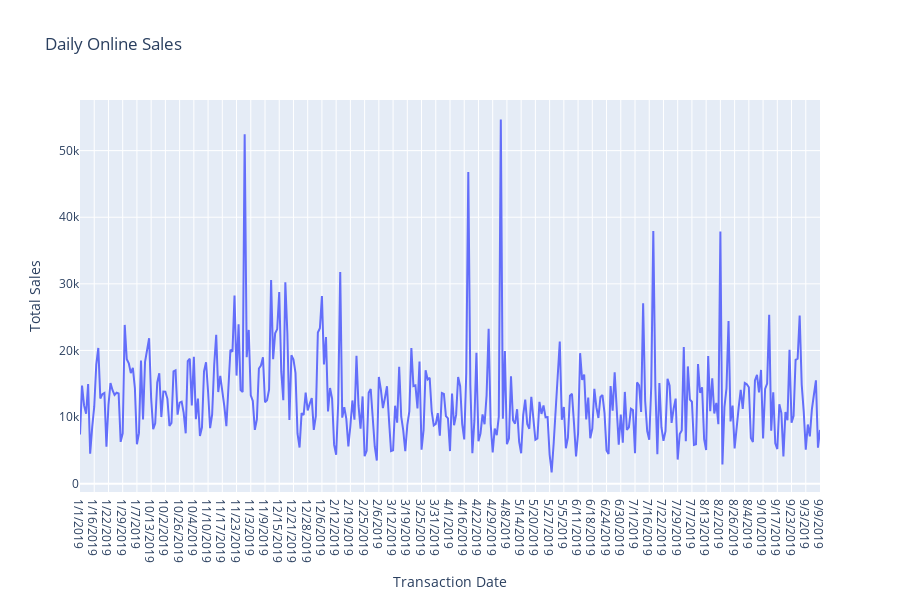

Write notebook code for a chart like this one.
### Markdown cell above
## Exploratory Data Analaysis

### Code cell
online_sales = online_sales.dropna(subset=['Transaction_Date'])
online_sales[['Transaction_Date','Quantity','Avg_Price']]
online_sales['Total Sales'] = online_sales['Quantity']*online_sales['Avg_Price']
df_daily_sales =  online_sales.groupby('Transaction_Date')['Total Sales'].sum().reset_index()

fig = px.line(df_daily_sales, x='Transaction_Date', y='Total Sales', title='Daily Online Sales', height = 600)
fig.update_xaxes(title_text='Transaction Date')
fig.update_yaxes(title_text='Total Sales')
fig.show()

### Figure 1 — Plotly figure (JSON) as saved in the notebook; plotly's stock layout.template omitted (floating-point values rounded to 4 significant figures; data arrays with more than 128 entries replaced by an {"elided": "..."} marker saying what was removed)
{"data": [{"hovertemplate": "Transaction_Date=%{x}<br>Total Sales=%{y}<extra></extra>", "legendgroup": "", "line": {"color": "#636efa", "dash": "solid"}, "marker": {"symbol": "circle"}, "mode": "lines", "name": "", "orientation": "v", "showlegend": false, "type": "scatter", "x": {"elided": "365 str values"}, "xaxis": "x", "y": {"elided": "365 float values"}, "yaxis": "y"}], "layout": {"height": 600, "legend": {"tracegroupgap": 0}, "title": {"text": "Daily Online Sales"}, "xaxis": {"anchor": "y", "domain": [0, 1], "title": {"text": "Transaction Date"}}, "yaxis": {"anchor": "x", "domain": [0, 1], "title": {"text": "Total Sales"}}}}
